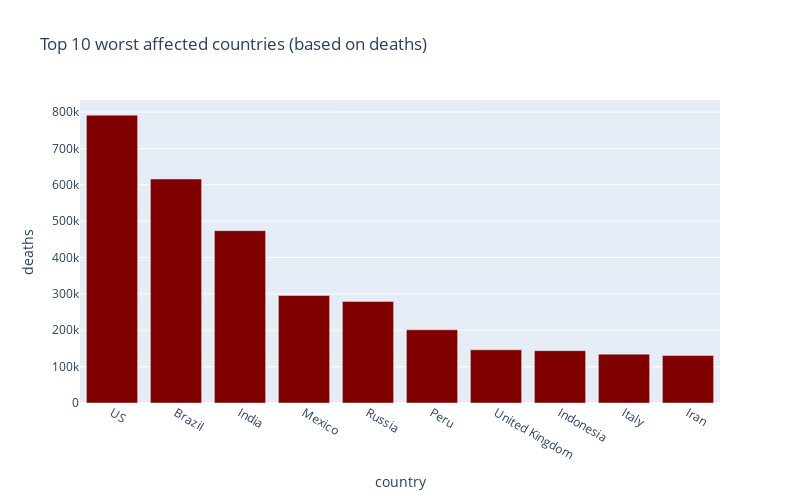

The notebook cell saved with this chart:
### Markdown cell above
## Top 10 Worst hit countries (sorted on the basis of total deaths)

### Code cell
sorted_country_df=country_df.sort_values('deaths', ascending= False).head(10)
#using px.bar function of plotly express to get an iteractive bar chart
px.bar(
    sorted_country_df.head(10),#getting top 10 worst hot countries
    x = "country", #x axis title
    y = "deaths", #y axis title
    title= "Top 10 worst affected countries (based on deaths)", # Setting title of bar graph
    color_discrete_sequence=["maroon"], #setting color
    height=500, #setting image dimensions
    width=800   #setting image dimensions
)

### Figure 1 — Plotly figure (JSON) as saved in the notebook; plotly's stock layout.template omitted (floating-point values rounded to 4 significant figures)
{"data": [{"alignmentgroup": "True", "hovertemplate": "country=%{x}<br>deaths=%{y}<extra></extra>", "legendgroup": "", "marker": {"color": "maroon", "pattern": {"shape": ""}}, "name": "", "offsetgroup": "", "orientation": "v", "showlegend": false, "textposition": "auto", "type": "bar", "x": ["US", "Brazil", "India", "Mexico", "Russia", "Peru", "United Kingdom", "Indonesia", "Italy", "Iran"], "xaxis": "x", "y": [791514, 616018, 473952, 295602, 279280, 201450, 146281, 143893, 134386, 130356], "yaxis": "y"}], "layout": {"barmode": "relative", "height": 500, "legend": {"tracegroupgap": 0}, "title": {"text": "Top 10 worst affected countries (based on deaths)"}, "width": 800, "xaxis": {"anchor": "y", "domain": [0, 1], "title": {"text": "country"}}, "yaxis": {"anchor": "x", "domain": [0, 1], "title": {"text": "deaths"}}}}
